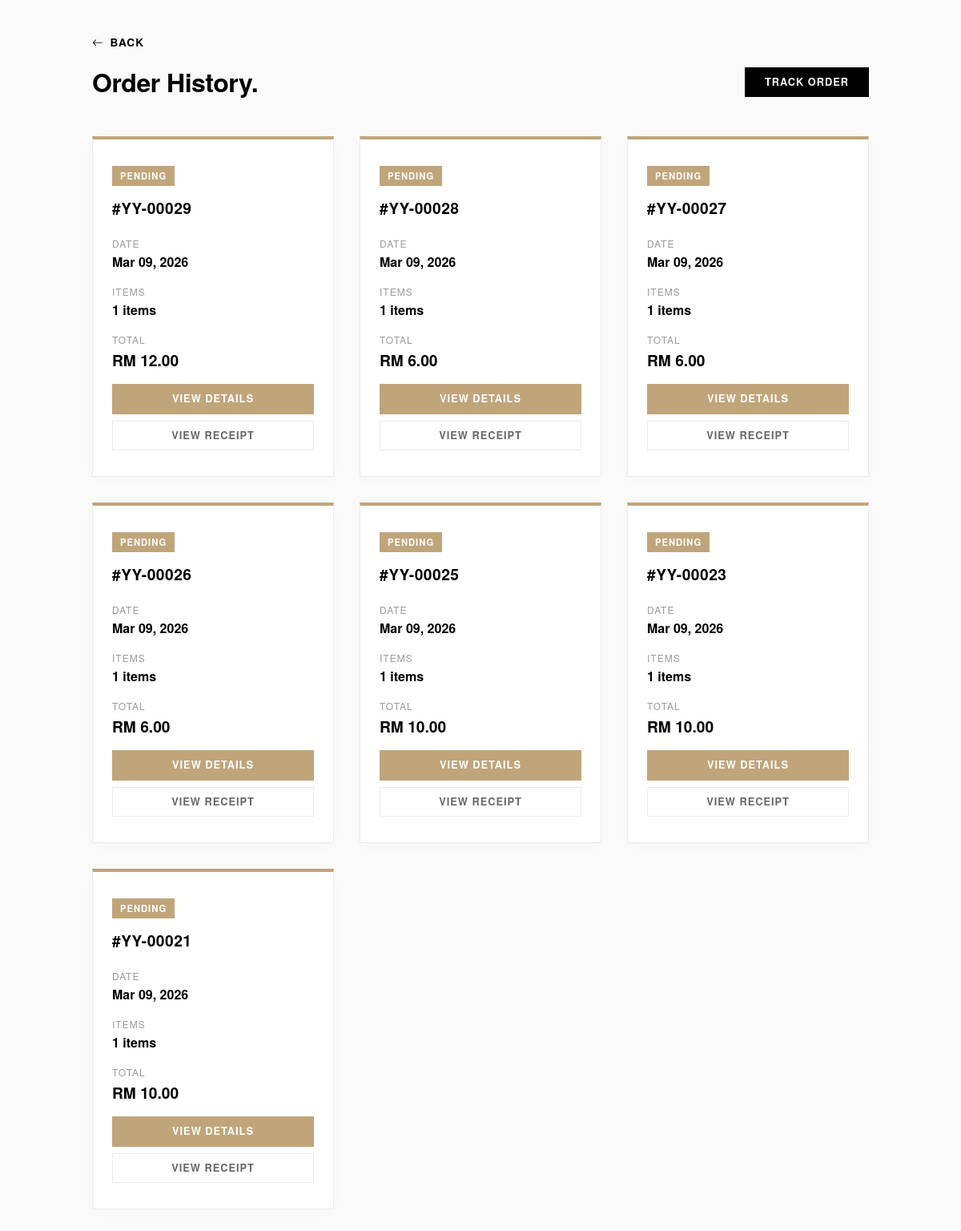
Before: /order_history.php (signed in) with the older database file.
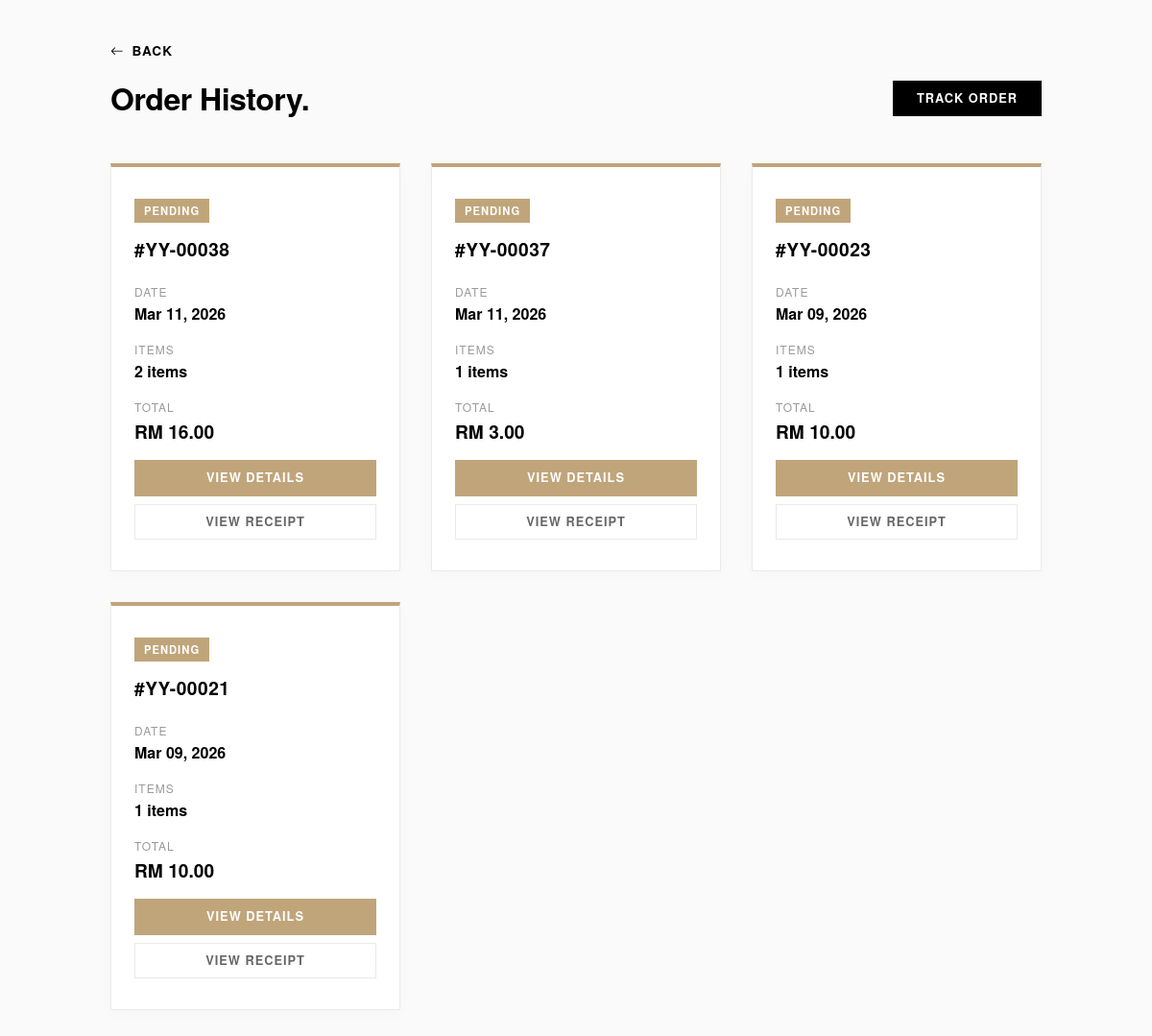
After: the same page with the newer database file.
### tables this page shows
CREATE TABLE `orders` (
  `id` bigint(20) UNSIGNED NOT NULL,
  `user_id` int(11) DEFAULT 2,
  `customer_name` varchar(120) NOT NULL,
  `phone` varchar(30) NOT NULL,
  `items` longtext DEFAULT NULL CHECK (json_valid(`items`)),
  `total_amount` decimal(10,2) NOT NULL,
  `payment_method` enum('card','fpx') NOT NULL,
  `stripe_session_id` varchar(255) DEFAULT NULL,
  `notes` text DEFAULT NULL,
  `payment_status` enum('pending','paid','failed','cancelled') NOT NULL DEFAULT 'pending',
  `created_at` datetime NOT NULL DEFAULT current_timestamp(),
  `updated_at` datetime DEFAULT NULL ON UPDATE current_timestamp(),
  `order_status` enum('pending','processing','preparing','out_for_delivery','delivered','cancelled','completed') DEFAULT 'pending'
);

### order_functions.php (called while the page is built, shortened)
<?php
function getCustomerOrders($pdo, $user_id, $limit = 10) {
    $limit = (int)$limit;
    $stmt = $pdo->prepare("
        SELECT o.*,
               COUNT(oi.id) as item_count,
               o.order_status as current_status
        FROM orders o
        LEFT JOIN order_items oi ON o.id = oi.order_id
        WHERE o.user_id = ?
        GROUP BY o.id
        ORDER BY o.created_at DESC
        LIMIT " . $limit . "
    ");
    $stmt->execute([$user_id]);
    return $stmt->fetchAll(PDO::FETCH_ASSOC);
}
?>

### order_history.php (the view, shortened to what this page needs)
<?php
require_once 'order_functions.php';
$host = 'localhost';
$dbname = 'yobyong';
$username = 'root';
$password = '';
$user_id = (int)$_SESSION['user']['id'];
$orders = [];
$error = null;
try {
    $pdo = new PDO("mysql:host=$host;dbname=$dbname;charset=utf8mb4", $username, $password);
    $pdo->setAttribute(PDO::ATTR_ERRMODE, PDO::ERRMODE_EXCEPTION);
    $orders = getCustomerOrders($pdo, $user_id, 20);
} catch(PDOException $e) {
    $error = "Database connection failed: " . $e->getMessage();
} catch(Exception $e) {
    $error = "Could not load orders: " . $e->getMessage();
}
?>
<!DOCTYPE html>
<html lang="en">
<head>
    <link rel="stylesheet" href="https://cdn.jsdelivr.net/npm/bootstrap-icons@1.11.1/font/bootstrap-icons.css">
    <link href="https://cdn.jsdelivr.net/npm/bootstrap@5.3.0/dist/css/bootstrap.min.css" rel="stylesheet">
</head>
<body>
<div class="order-list-container">
    <a href="javascript:history.back()" class="back-btn">
        <i class="bi bi-arrow-left me-2"></i> Back
    </a>
    <div class="d-flex justify-content-between align-items-center mb-5">
        <h2 style="color: #000; font-weight: 800; letter-spacing: -0.5px; margin: 0;">
            Order History.
        </h2>
        <a href="track_order.php" class="btn custom-btn-primary px-4 py-2" style="background: #000; border-color: #000;">
            Track Order
        </a>
    </div>
    <?php if (empty($orders) && !$error): ?>
        <div class="alert text-center py-5 border-0" style="background: #fff; color: #888; border: 1px dashed #ddd !important; border-radius: 0;">
            <i class="bi bi-bag-x fs-1 d-block mb-3" style="color: #ccc;"></i>
            You have no orders yet.
        </div>
    <?php elseif (!empty($orders)): ?>
        <div class="orders-grid">
            <?php foreach ($orders as $order):
                $status = $order['current_status'] ?? $order['order_status'] ?? 'pending';
                $order_date = isset($order['created_at']) ? date('M d, Y', strtotime($order['created_at'])) : 'Recently';
                $items_array = json_decode($order['items'] ?? '[]', true);
                $item_count = is_array($items_array) ? count($items_array) : 0;
                $formatted_id = sprintf("#YY-%05d", $order['id']);
            ?>
            <div class="order-card">
                <div class="order-info">
                    <span class="aesthetic-badge">
                        <?= htmlspecialchars($status) ?>
                    </span>
                    <h5 class="text-accent mb-4"><?php echo $formatted_id; ?></h5>
                    <div class="small-label">Date</div>
                    <p class="data-text"><?php echo $order_date; ?></p>
                    <div class="small-label">Items</div>
                    <p class="data-text"><?php echo $item_count; ?> items</p>
                    <div class="small-label">Total</div>
                    <p class="data-text" style="font-size: 1.2rem;">RM <?php echo number_format($order['total_amount'] ?? 0, 2); ?></p>
                </div>
                <div class="order-actions d-flex flex-column gap-2 mt-auto">
                    <a href="order-details.php?id=<?php echo $order['id']; ?>" class="btn custom-btn-primary btn-sm w-100 py-2">
                        View Details
                    </a>
                    <a href="view_receipt.php?session_id=<?php echo urlencode($order['stripe_session_id'] ?? ''); ?>" class="btn custom-btn-secondary btn-sm w-100 py-2">
                        View Receipt
                    </a>
                </div>
            </div>
            <?php endforeach; ?>
        </div>
    <?php endif; ?>
</div>
</body>
</html>

### order_history.php (style rules this page uses)
body { background-color: #fafafa; font-family: 'Helvetica Neue', Arial, sans-serif; }
.order-list-container { max-width: 1000px; margin: 40px auto; padding: 0 15px; }
.back-btn { color: #000; text-decoration: none; font-weight: 600; font-size: 0.85rem; letter-spacing: 1px; text-transform: uppercase; display: inline-flex; align-items: center; margin-bottom: 20px; transition: color 0.3s ease; }
.orders-grid { display: grid; grid-template-columns: repeat(auto-fill, minmax(300px, 1fr)); gap: 2rem; }
.order-card { background-color: #ffffff; border: 1px solid #eaeaea; border-top: 4px solid #C0A57B; border-radius: 0px; padding: 2rem 1.5rem; display: flex; flex-direction: column; aspect-ratio: 1 / 1; color: #333; box-shadow: 0 4px 15px rgba(0, 0, 0, 0.02); transition: transform 0.2s ease, box-shadow 0.2s ease; }
.order-info { flex-grow: 1; }
.text-accent { color: #000; font-weight: 800; letter-spacing: 0.5px; font-size: 1.2rem; }
.aesthetic-badge { background-color: #C0A57B; color: #fff; border-radius: 0px; padding: 4px 10px; font-size: 0.7rem; font-weight: 600; letter-spacing: 1px; text-transform: uppercase; display: inline-block; margin-bottom: 1rem; }
.custom-btn-primary { background-color: #C0A57B; color: #fff; border: 1px solid #C0A57B; border-radius: 0px; text-transform: uppercase; font-size: 0.8rem; font-weight: 600; letter-spacing: 1px; text-decoration: none; transition: all 0.3s ease; text-align: center; }
.custom-btn-secondary { border: 1px solid #eaeaea; color: #666; background: transparent; border-radius: 0px; text-transform: uppercase; font-size: 0.8rem; font-weight: 600; letter-spacing: 1px; text-decoration: none; transition: all 0.3s ease; text-align: center; }
.small-label { color: #999; font-size: 0.75rem; text-transform: uppercase; letter-spacing: 1px; margin-bottom: 2px; font-weight: 500; }
.data-text { color: #000; font-weight: 600; margin-bottom: 1rem; }

Changed rows visible on the page:
no longer on this page (row edited): orders: order_status "PENDING", id "#YY-00029", created_at "Mar 09, 2026", items "1", total_amount "12.00"
no longer on this page (row edited): orders: order_status "PENDING", id "#YY-00028", created_at "Mar 09, 2026", items "1", total_amount "6.00"
no longer on this page (row edited): orders: order_status "PENDING", id "#YY-00027", created_at "Mar 09, 2026", items "1", total_amount "6.00"
no longer on this page (row edited): orders: order_status "PENDING", id "#YY-00026", created_at "Mar 09, 2026", items "1", total_amount "6.00"
no longer on this page (row edited): orders: order_status "PENDING", id "#YY-00025", created_at "Mar 09, 2026", items "1", total_amount "10.00"
added orders: order_status "PENDING", id "#YY-00038", created_at "Mar 11, 2026", items "2", total_amount "16.00"
added orders: order_status "PENDING", id "#YY-00037", created_at "Mar 11, 2026", items "1", total_amount "3.00"
